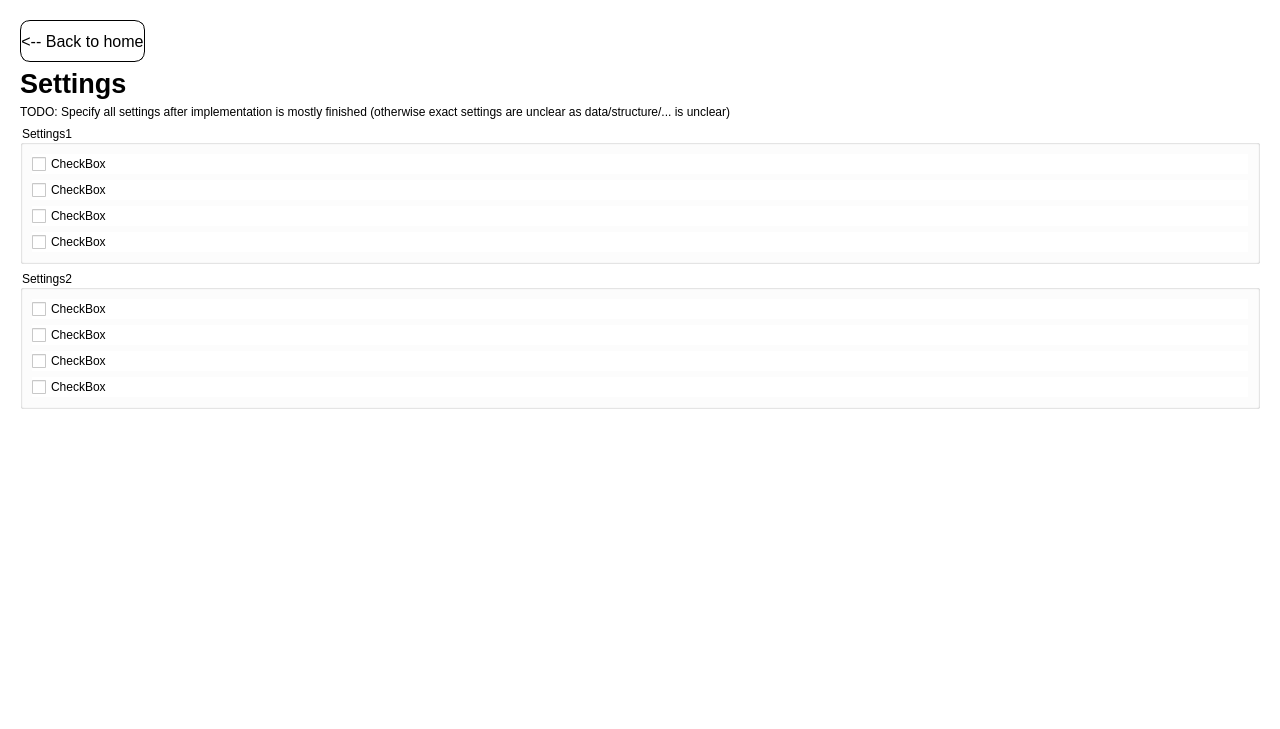
<?xml version="1.0" encoding="UTF-8"?>
<ui version="4.0">
 <class>SettingsTab</class>
 <widget class="QWidget" name="SettingsTab">
  <property name="geometry">
   <rect>
    <x>0</x>
    <y>0</y>
    <width>1280</width>
    <height>729</height>
   </rect>
  </property>
  <property name="styleSheet">
   <string notr="true">QWidget{
	background-color: white;
}

QPushButton {
    background-color:rgb(154, 217, 234) ;
	color: white;
    min-width: 80px;
	min-height: 40px;
	border-style: solid;
	border-color: rgb(154, 217, 234);
	border-width: 5px;
	border-radius: 10px;
}

QPushButton:pressed {
	background-color:rgb(134, 189, 203) ;
	border-color: rgb(134, 189, 203);
	color: rgb(245, 245, 245);
}</string>
  </property>
  <layout class="QGridLayout" name="gridLayout_2">
   <item row="0" column="0" alignment="Qt::AlignTop">
    <widget class="QWidget" name="widge_settingscontents" native="true">
     <layout class="QVBoxLayout" name="verticalLayout">
      <item alignment="Qt::AlignLeft">
       <widget class="QPushButton" name="btn_back">
        <property name="font">
         <font>
          <pointsize>12</pointsize>
          <bold>false</bold>
         </font>
        </property>
        <property name="styleSheet">
         <string notr="true">QPushButton {
    background-color: white;
    border: 1px solid black;
	color: black;
	min-height: 40px;
	max-height:40px;
}

QPushButton:hover {
    background-color: white;
    color: dark grey; 
	text-decoration: underline;
}

QPushButton:pressed {
    background-color: grey;
}

QPushButton:focus {
    border: 1px solid grey;
}

QPushButton::menu-indicator {
    image: none;
}</string>
        </property>
        <property name="text">
         <string>&lt;-- Back to home</string>
        </property>
       </widget>
      </item>
      <item>
       <widget class="QLabel" name="label_settingstitle">
        <property name="sizePolicy">
         <sizepolicy hsizetype="Expanding" vsizetype="Preferred">
          <horstretch>0</horstretch>
          <verstretch>0</verstretch>
         </sizepolicy>
        </property>
        <property name="font">
         <font>
          <pointsize>20</pointsize>
          <bold>true</bold>
         </font>
        </property>
        <property name="text">
         <string>Settings</string>
        </property>
       </widget>
      </item>
      <item>
       <widget class="QLabel" name="label">
        <property name="text">
         <string>TODO: Specify all settings after implementation is mostly finished (otherwise exact settings are unclear as data/structure/... is unclear)</string>
        </property>
       </widget>
      </item>
      <item>
       <widget class="QGroupBox" name="groupBox">
        <property name="title">
         <string>Settings1</string>
        </property>
        <layout class="QVBoxLayout" name="verticalLayout_2">
         <item>
          <widget class="QCheckBox" name="checkBox">
           <property name="text">
            <string>CheckBox</string>
           </property>
          </widget>
         </item>
         <item>
          <widget class="QCheckBox" name="checkBox_6">
           <property name="text">
            <string>CheckBox</string>
           </property>
          </widget>
         </item>
         <item>
          <widget class="QCheckBox" name="checkBox_8">
           <property name="text">
            <string>CheckBox</string>
           </property>
          </widget>
         </item>
         <item>
          <widget class="QCheckBox" name="checkBox_7">
           <property name="text">
            <string>CheckBox</string>
           </property>
          </widget>
         </item>
        </layout>
       </widget>
      </item>
      <item>
       <widget class="QGroupBox" name="groupBox_2">
        <property name="title">
         <string>Settings2</string>
        </property>
        <layout class="QVBoxLayout" name="verticalLayout_3">
         <item>
          <widget class="QCheckBox" name="checkBox_2">
           <property name="text">
            <string>CheckBox</string>
           </property>
          </widget>
         </item>
         <item>
          <widget class="QCheckBox" name="checkBox_3">
           <property name="text">
            <string>CheckBox</string>
           </property>
          </widget>
         </item>
         <item>
          <widget class="QCheckBox" name="checkBox_4">
           <property name="text">
            <string>CheckBox</string>
           </property>
          </widget>
         </item>
         <item>
          <widget class="QCheckBox" name="checkBox_5">
           <property name="text">
            <string>CheckBox</string>
           </property>
          </widget>
         </item>
        </layout>
       </widget>
      </item>
     </layout>
    </widget>
   </item>
  </layout>
 </widget>
 <resources>
  <include location="resources.qrc"/>
 </resources>
 <connections/>
</ui>
